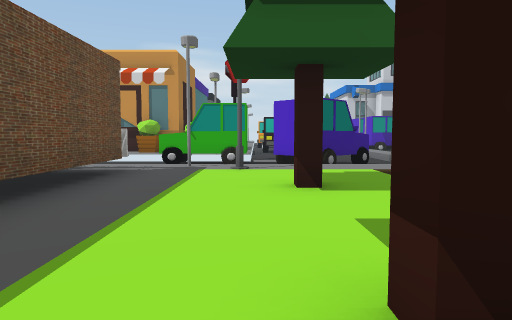
[1] (above)

24 first-person views from a walk through a 3-D level made in the Unity game engine. The camera is 1.2 m above the floor, tilts 4° down and sees 70° across. The floor is counted in squares, 2 m on a side. Each view is taken from the middle of a square. On the plan, view 1 faces up. The plan holds only what a view shows up to about 10 squares ahead; the rest is blank. The place goes on beyond the plan. Some animated figures are left out. Some surface patterns are stand-ins.

[2]
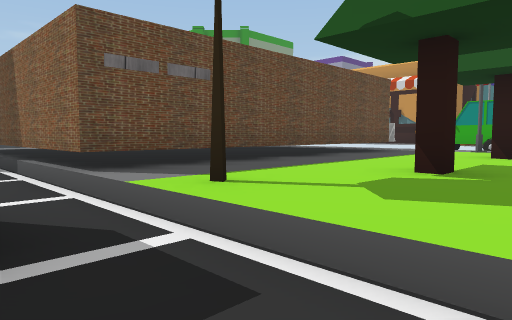

[3]
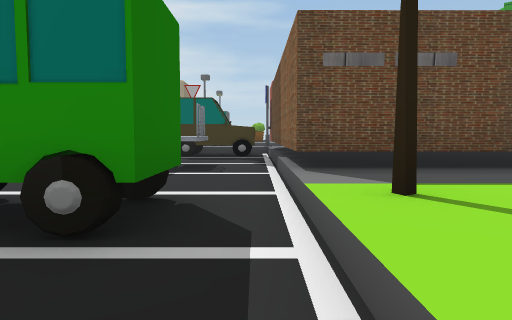

[4]
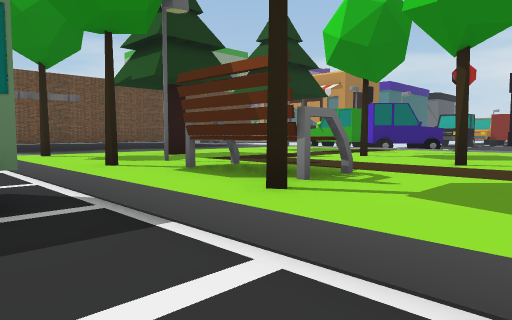

[5]
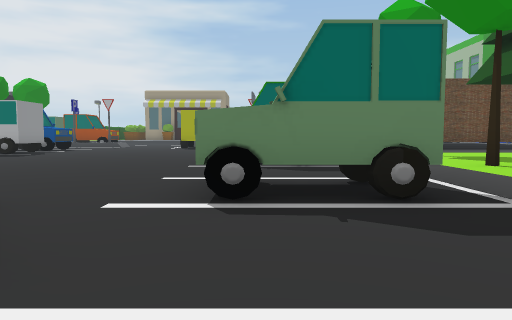

[6]
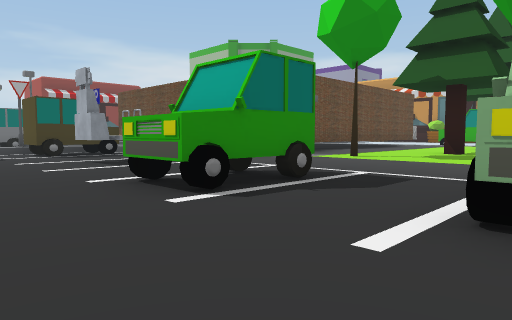

[7]
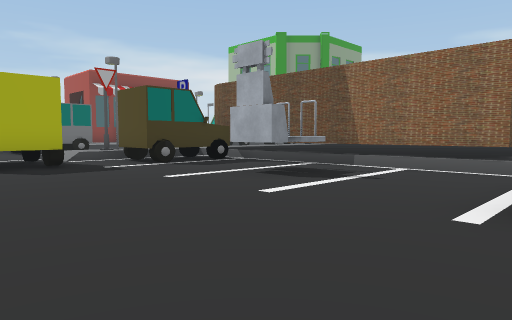

[8]
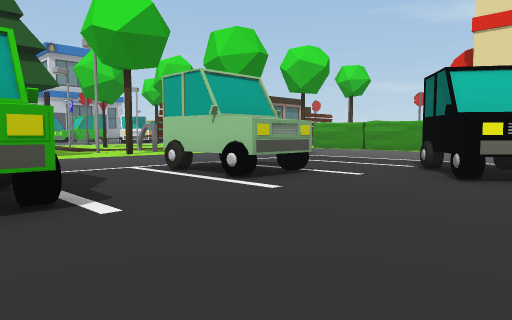

[9]
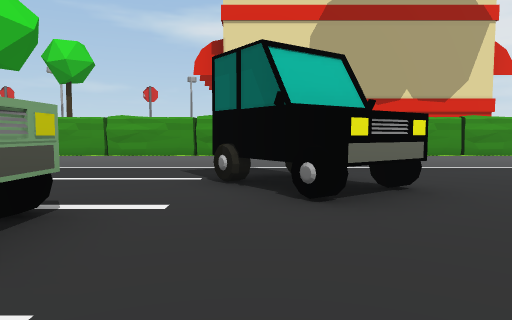

[10]
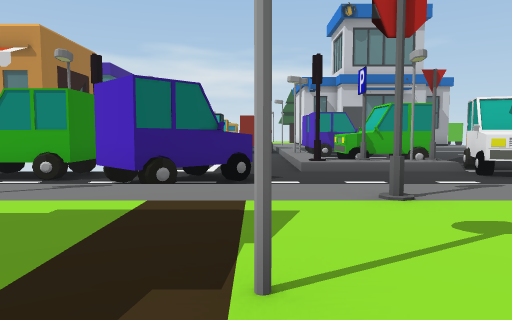

[11]
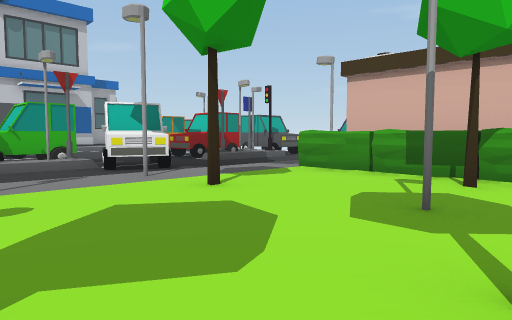

[12]
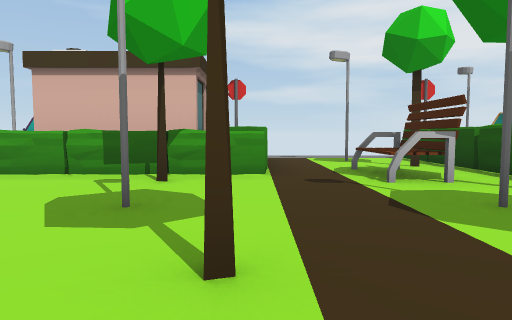

[13]
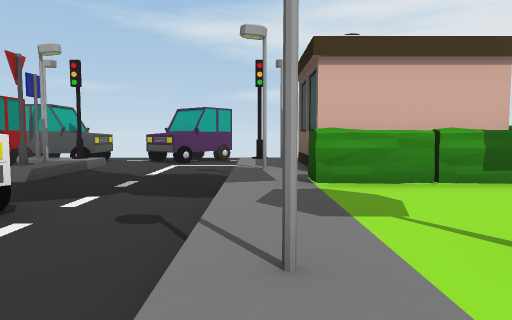

[14]
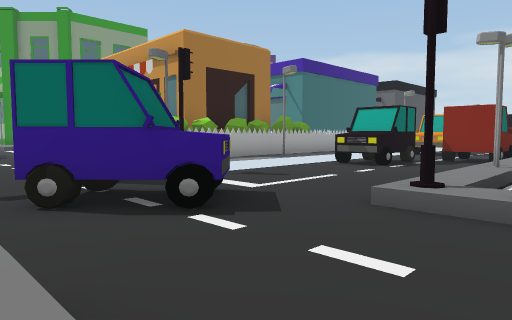

[15]
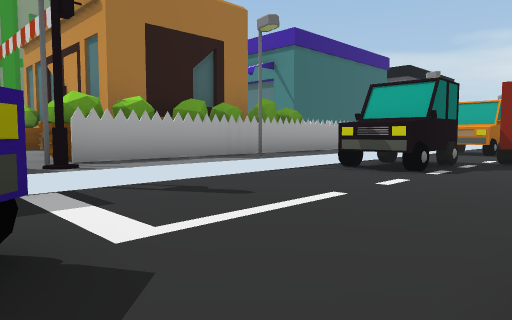

[16]
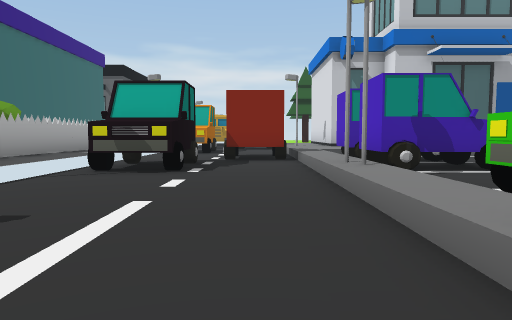

[17]
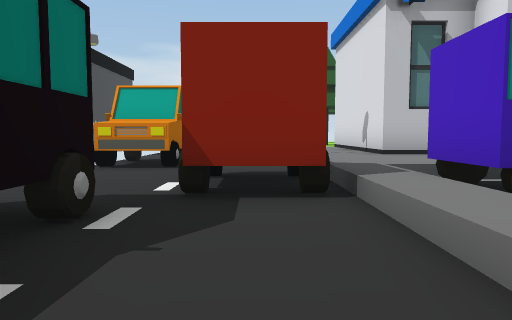

[18]
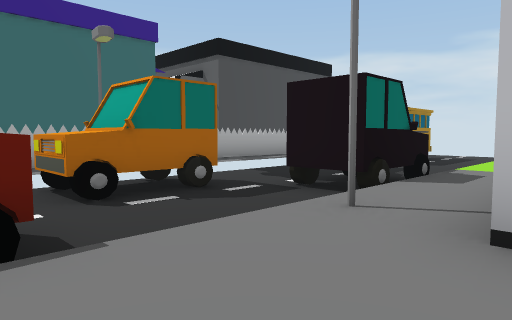

[19]
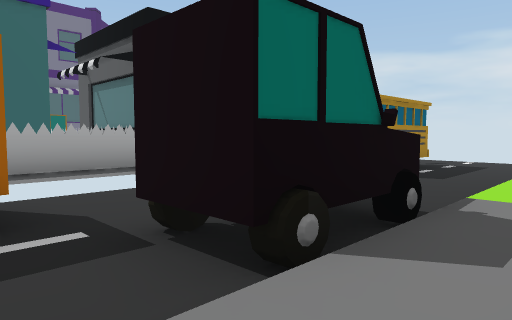

[20]
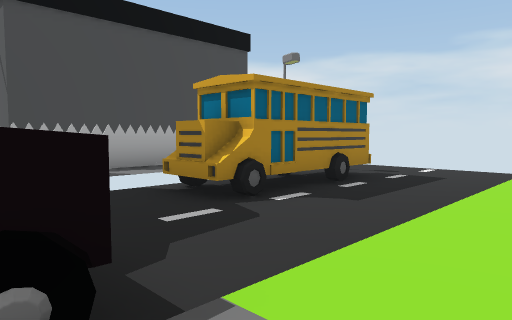

[21]
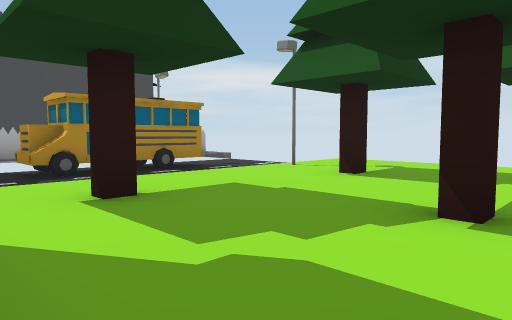

[22]
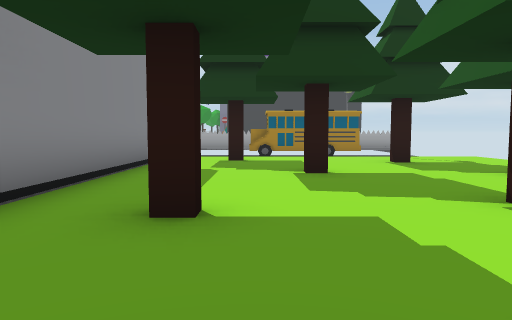

[23]
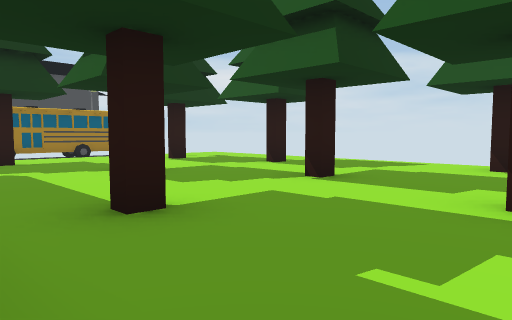

[24]
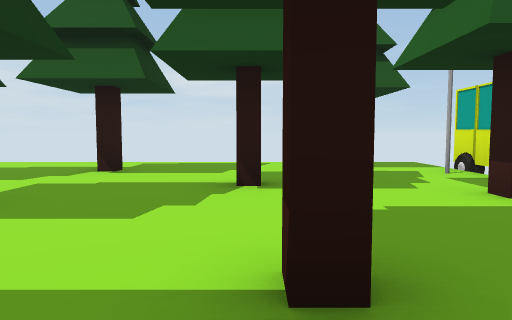

### Floor plan
Key: @ floor where view 1 was taken; # wall or solid block; . main floor; : floor 0.5 m higher than the main floor; / step, stairs or slope; = window, fence, low wall or low ledge; ^ raised ledge; O other object.
Columns run from 8 left of view 1 to 15 right of it. Each row starts with its distance up from view 1.
 34         /.../::::::::#:#
 33         /...#::::#:::::#
 32     O   /#../:#::::#:::
 31     O   /#../::::::::::
 30     O  #/#../:::#::::::
 29     O  #/O../:#::::::::
 28    OO  #/.../::::::#:::
 27        #/.../::::::::::
 26    #####/..#/:######
 25        #/..^/:#
 24        #/.../:#
 23        ##^..#:#
 22        ###../::
 21        #/.../::
 20        #/..#///
 19        #/..^//^
 18       ##//../.##
 17       O:/^../###
 16      OO:/#../###
 15      OO//...#..
 14      OO:/.../..
 13  OOOOOO:/.../.#^      /#
 12  O::O:O:/.../...#.   ###
 11       ///...///###.//##.
 10       #^..#.....#.......
  9      ....##............#
  8       ...#..............
  7      ::#:::::::#:::::::
  6      O::#:::#:::::^####
  5     ^=:::::::::#::^#
  4      =:::#:#::::::^#
  3   ^^^=::::::#::#::^##
  2   ^^^#::::::::#:::^^^^
  1   ^^^=:::#:::::::::::::
  0 ^^^^^O::@:::##:#:##:#::
 -1 ^##  O::#:#::#:: ###:::
 -2 #...............^^^^^^
 -3 #..O...##..^....^
 -4 #..O...##..#....^
 -5 ................^
 -6 .............##.^
 -7 .............##.
 -8     ............^

Positions as (right, up) in squares from view 1, and headings:
1: (0, 0), facing up
2: (2, -3), facing up-left
3: (2, -2), facing left
4: (7, -3), facing up-left
5: (7, -4), facing left
6: (3, -7), facing up-left
7: (-1, -8), facing up-left
8: (-1, -8), facing up-right
9: (1, -6), facing right
10: (3, 3), facing up
11: (4, 2), facing up-right
12: (4, 2), facing right
13: (5, 7), facing right
14: (6, 7), facing up-left
15: (4, 10), facing up-left
16: (3, 10), facing up
17: (3, 15), facing up
18: (6, 20), facing up-left
19: (5, 23), facing up-left
20: (5, 26), facing up-left
21: (9, 27), facing up-left
22: (14, 29), facing left
23: (14, 27), facing up-left
24: (11, 27), facing up
